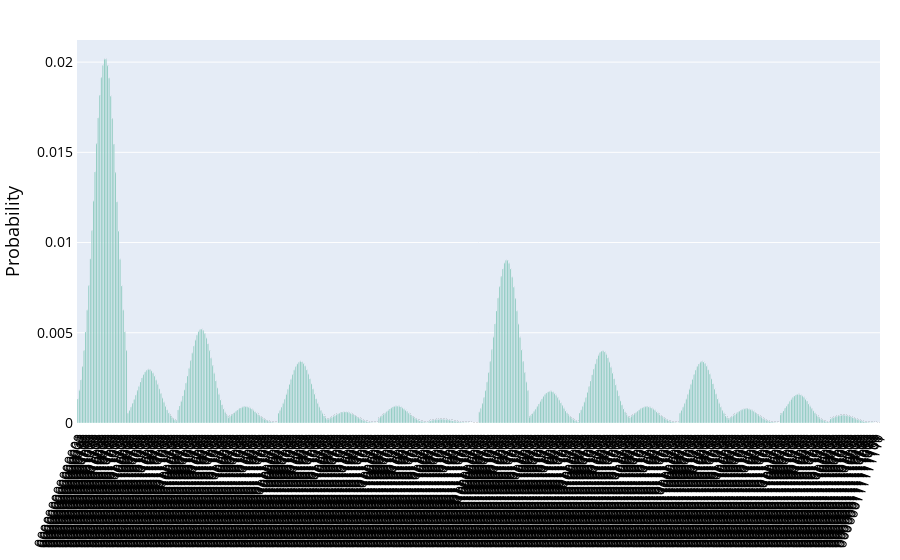

The notebook cell this image was saved under:
### Code cell
probability_distribution(job.result().get_counts())

### Figure 1 — Plotly figure (JSON) as saved in the notebook; plotly's stock layout.template omitted (floating-point values rounded to 4 significant figures; data arrays with more than 128 entries replaced by an {"elided": "..."} marker saying what was removed)
{"data": [{"hoverinfo": "text", "hovertext": {"elided": "512 str values"}, "marker": {"color": "#1b9e77"}, "name": "", "text": {"elided": "512 float values"}, "textposition": "auto", "type": "bar", "width": 0.5, "x": {"elided": "512 int values"}, "y": {"elided": "512 float values"}}], "layout": {"font": {"color": "black"}, "margin": {"b": 10, "l": 50, "r": 10, "t": 40}, "paper_bgcolor": "white", "showlegend": false, "title": {"font": {"size": 20}, "x": 0.5}, "xaxis": {"linewidth": 1, "showline": true, "tickangle": -70, "tickfont": {"size": 14}, "ticktext": {"elided": "512 str values"}, "tickvals": {"elided": "512 int values"}}, "yaxis": {"linewidth": 1, "showline": true, "tickfont": {"size": 14}, "title": {"font": {"size": 18}, "text": "Probability"}}}}
